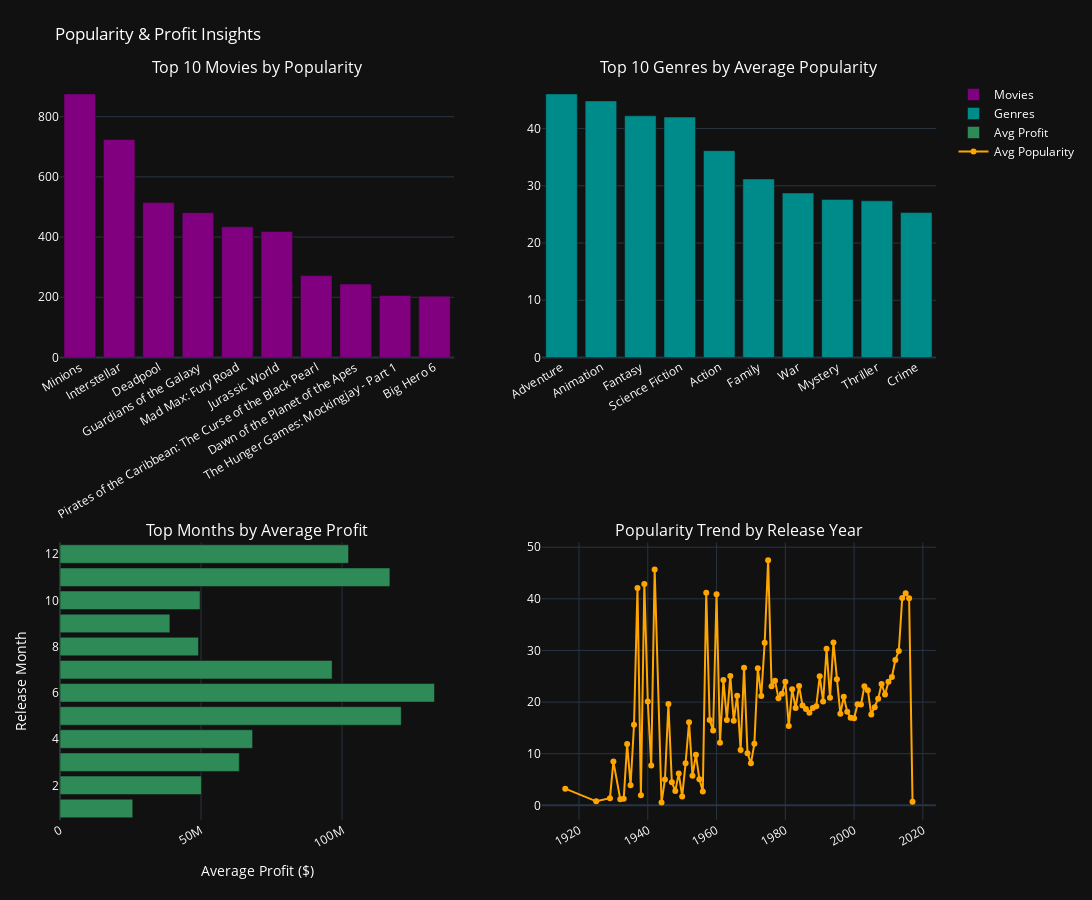

The code cell stored with this chart in its notebook:
### Markdown cell above
Popularity Insights:

### Code cell
df = df[(df["budget"] > 0) & (df["revenue"] > 0) & (df["runtime"] > 0) & (df["vote_count"] > 0)& (df["profit"] > 0)& (df["popularity"] > 0)]

# 1) Top 10 Movies by Popularity
top10_pop_movies = df.sort_values("popularity", ascending=False).head(10)

# 2) Top 10 Genres by Average Popularity
df_exploded = df.explode("Genres_names")
avg_pop_genre = (
    df_exploded.groupby("Genres_names")["popularity"]
    .mean()
    .sort_values(ascending=False)
    .head(10)
)

# 3) Top Months by Average Profit
avg_profit_month = (
    df.groupby("release_month")["profit"]
    .mean()
    .sort_values(ascending=False)
)

# 4) Popularity Trend by Release Year
avg_pop_year = df.groupby("release_year")["popularity"].mean()

# Subplots 2×2
fig = make_subplots(
    rows=2, cols=2,
    subplot_titles=(
        "Top 10 Movies by Popularity",
        "Top 10 Genres by Average Popularity",
        "Top Months by Average Profit",
        "Popularity Trend by Release Year"
    )
)

# Subplot 1: Top 10 Movies by Popularity
fig.add_trace(
    go.Bar(
        x=top10_pop_movies["title_x"],
        y=top10_pop_movies["popularity"],
        marker_color="purple",
        name="Movies"
    ),
    row=1, col=1
)

# Subplot 2: Top 10 Genres by Average Popularity
fig.add_trace(
    go.Bar(
        x=avg_pop_genre.index,
        y=avg_pop_genre.values,
        marker_color="darkcyan",
        name="Genres"
    ),
    row=1, col=2
)

# Subplot 3: Top Months by Average Profit
fig.add_trace(
    go.Bar(
        y=avg_profit_month.index,
        x=avg_profit_month.values,
        marker_color="seagreen",
        name="Avg Profit",
        orientation="h"
    ),
    row=2, col=1
)
fig.update_yaxes(title_text="Release Month", row=2, col=1)
fig.update_xaxes(title_text="Average Profit ($)", row=2, col=1)

# Subplot 4: Popularity Trend by Release Year
fig.add_trace(
    go.Scatter(
        x=avg_pop_year.index,
        y=avg_pop_year.values,
        mode="lines+markers",
        line=dict(color="orange"),
        name="Avg Popularity"
    ),
    row=2, col=2
)

fig.update_layout(
    height=900, width=1100,
    title_text="Popularity & Profit Insights",
    font=dict(size=12, color="white"),
    margin=dict(t=80, b=80, l=60, r=60),
    template="plotly_dark"
)

fig.update_xaxes(tickangle=-30)

fig.show()

### Figure 1 — Plotly figure (JSON) as saved in the notebook; plotly's stock layout.template omitted (floating-point values rounded to 4 significant figures)
{"data": [{"marker": {"color": "purple"}, "name": "Movies", "type": "bar", "x": ["Minions", "Interstellar", "Deadpool", "Guardians of the Galaxy", "Mad Max: Fury Road", "Jurassic World", "Pirates of the Caribbean: The Curse of the Black Pearl", "Dawn of the Planet of the Apes", "The Hunger Games: Mockingjay - Part 1", "Big Hero 6"], "xaxis": "x", "y": [875.6, 724.2, 514.6, 481.1, 434.3, 418.7, 272.0, 243.8, 206.2, 203.7], "yaxis": "y"}, {"marker": {"color": "darkcyan"}, "name": "Genres", "type": "bar", "x": ["Adventure", "Animation", "Fantasy", "Science Fiction", "Action", "Family", "War", "Mystery", "Thriller", "Crime"], "xaxis": "x2", "y": [46.06, 44.84, 42.23, 42.01, 36.14, 31.2, 28.74, 27.63, 27.37, 25.32], "yaxis": "y2"}, {"marker": {"color": "seagreen"}, "name": "Avg Profit", "orientation": "h", "type": "bar", "x": [132800000.0, 121000000.0, 117000000.0, 102300000.0, 96480000.0, 68290000.0, 63570000.0, 50150000.0, 49660000.0, 49100000.0, 38970000.0, 25800000.0], "xaxis": "x3", "y": [6, 5, 11, 12, 7, 4, 3, 2, 10, 8, 9, 1], "yaxis": "y3"}, {"line": {"color": "orange"}, "mode": "lines+markers", "name": "Avg Popularity", "type": "scatter", "x": [1916, 1925, 1929, 1930, 1932, 1933, 1934, 1935, 1936, 1937, 1938, 1939, 1940, 1941, 1942, 1944, 1945, 1946, 1947, 1948, 1949, 1950, 1951, 1952, 1953, 1954, 1955, 1956, 1957, 1958, 1959, 1960, 1961, 1962, 1963, 1964, 1965, 1966, 1967, 1968, 1969, 1970, 1971, 1972, 1973, 1974, 1975, 1976, 1977, 1978, 1979, 1980, 1981, 1982, 1983, 1984, 1985, 1986, 1987, 1988, 1989, 1990, 1991, 1992, 1993, 1994, 1995, 1996, 1997, 1998, 1999, 2000, 2001, 2002, 2003, 2004, 2005, 2006, 2007, 2008, 2009, 2010, 2011, 2012, 2013, 2014, 2015, 2016, 2017], "xaxis": "x4", "y": [3.232, 0.7857, 1.397, 8.484, 1.199, 1.278, 11.87, 3.898, 15.62, 42.1, 1.955, 42.89, 20.09, 7.7, 45.69, 0.5797, 5.02, 19.62, 4.493, 2.766, 6.193, 1.726, 8.155, 16.1, 5.723, 9.818, 5.073, 2.683, 41.18, 16.55, 14.48, 40.9, 12.14, 24.28, 16.53, 25.07, 16.41, 21.25, 10.74, 26.64, 10.11, 8.133, 11.92, 26.54, 21.16, 31.51, 47.49, 23.08, 24.15, 20.76, 21.62, 23.94, 15.35, 22.5, 18.83, 23.11, 19.35, 18.68, 17.95, 18.84, 19.22, 24.98, 20.12, 30.31, 20.82, 31.52, 24.42, 17.73, 21.03, 18.14, 16.98, 16.89, 19.59, 19.52, 23.06, 22.29, 17.59, 18.98, 20.66, 23.51, 21.47, 23.93, 24.86, 28.15, 29.9, 40.14, 41.06, 40.12, 0.7109], "yaxis": "y4"}], "layout": {"annotations": [{"font": {"size": 16}, "showarrow": false, "text": "Top 10 Movies by Popularity", "x": 0.225, "xanchor": "center", "xref": "paper", "y": 1, "yanchor": "bottom", "yref": "paper"}, {"font": {"size": 16}, "showarrow": false, "text": "Top 10 Genres by Average Popularity", "x": 0.775, "xanchor": "center", "xref": "paper", "y": 1, "yanchor": "bottom", "yref": "paper"}, {"font": {"size": 16}, "showarrow": false, "text": "Top Months by Average Profit", "x": 0.225, "xanchor": "center", "xref": "paper", "y": 0.375, "yanchor": "bottom", "yref": "paper"}, {"font": {"size": 16}, "showarrow": false, "text": "Popularity Trend by Release Year", "x": 0.775, "xanchor": "center", "xref": "paper", "y": 0.375, "yanchor": "bottom", "yref": "paper"}], "font": {"color": "white", "size": 12}, "height": 900, "margin": {"b": 80, "l": 60, "r": 60, "t": 80}, "title": {"text": "Popularity & Profit Insights"}, "width": 1100, "xaxis": {"anchor": "y", "domain": [0, 0.45], "tickangle": -30}, "xaxis2": {"anchor": "y2", "domain": [0.55, 1], "tickangle": -30}, "xaxis3": {"anchor": "y3", "domain": [0, 0.45], "tickangle": -30, "title": {"text": "Average Profit ($)"}}, "xaxis4": {"anchor": "y4", "domain": [0.55, 1], "tickangle": -30}, "yaxis": {"anchor": "x", "domain": [0.625, 1]}, "yaxis2": {"anchor": "x2", "domain": [0.625, 1]}, "yaxis3": {"anchor": "x3", "domain": [0, 0.375], "title": {"text": "Release Month"}}, "yaxis4": {"anchor": "x4", "domain": [0, 0.375]}}}
